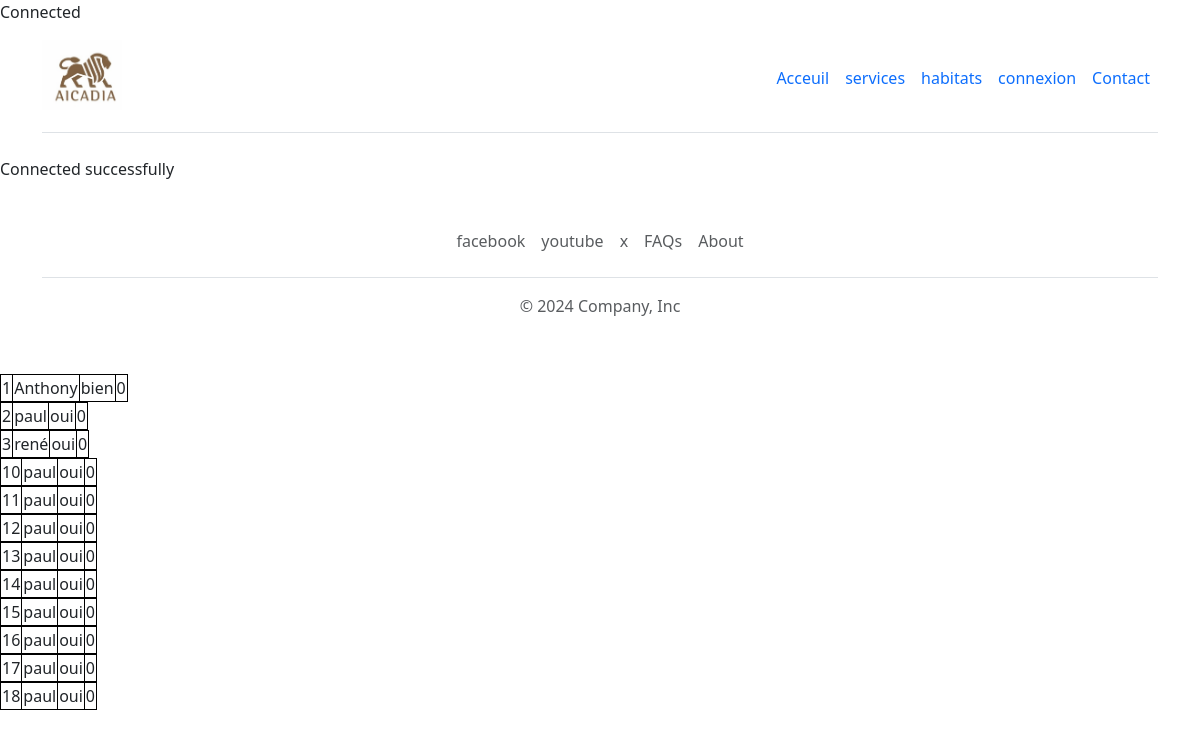
Screenshot of /autres/affichageAvis.php with the database file from the repository.
### tables this page shows
CREATE TABLE `avis` (
  `avis_id` int(11) NOT NULL,
  `pseudo` varchar(50) NOT NULL,
  `commentaire` varchar(50) NOT NULL,
  `isVisible` tinyint(1) NOT NULL
);

### autres/affichageAvis.php (the view, shortened to what this page needs)
<!DOCTYPE html>
<html>
<head>
</head>
<body>
  <?php
  include_once("header.php");
  include_once("connection.php")
  ?>
  <?php
  $stmt = $conn->query('SELECT * FROM avis');
  $stmt->setFetchMode(PDO::FETCH_NUM);
  foreach ($stmt as $row) {
    echo "<table   ><tr><td>" . $row[0] . "</td><td>" . $row[1] . "</td><td>" . $row[2] . "</td><td>" . $row[3] . "</tr></table>";
  }
  exit()
  ?>
  <?php
  include_once("footer.php");
  ?>

### lib/pdo.php (shortened to what this page needs)
<?php
try {
    echo "Connected";
} catch (PDOException $e) {
    echo "Connection failed: " . $e->getMessage();
}
?>

### templates/header.php (shortened to what this page needs)
<?php
require_once 'lib/pdo.php';
?>
<head>
    <link href="https://cdn.jsdelivr.net/npm/bootstrap@5.3.3/dist/css/bootstrap.min.css" rel="stylesheet">
    <link rel="stylesheet" href="style.css">
</head>
<body>
    <div class="container">
        <header class="d-flex flex-wrap align-items-center justify-content-center justify-content-md-between py-3 mb-4 border-bottom">
            <div class="col-md-3 mb-2 mb-md-0">
                <a href="/" class="d-inline-flex link-body-emphasis text-decoration-none">
                    <img src="/web/assets/images/logo.jpg" class="bi" width="80" height="70" role="img" aria-label="Bootstrap">
                </a>
            </div>
            <ul class="nav col-12 col-md-auto mb-2 justify-content-center mb-md-0">
                <li><a href="index.php" class="nav-link px-2">Acceuil</a></li>
                <li><a href="service.php" class="nav-link px-2">services</a></li>
                <li><a href="differents_habitats.php" class="nav-link px-2">habitats</a></li>
                <li><a href="connexion.php" class="nav-link px-2">connexion</a></li>
                <li><a href="contact.php" class="nav-link px-2">Contact</a></li>
            </ul>
    </div>
    <main>

### autres/connection.php (shortened to what this page needs)
<?php
include_once("header.php");
?>
<?php
try {
    echo "Connected successfully";
} catch (PDOException $e) {
    echo "Connection failed: " . $e->getMessage();
}
?>
<?php
include_once("footer.php");
?>

### templates/footer.php (shortened to what this page needs)
</main>
<div class="container">
  <footer class="py-3 my-4">
    <ul class="nav justify-content-center border-bottom pb-3 mb-3">
      <li class="nav-item"><a href="#" class="nav-link px-2 text-body-secondary">facebook</a></li>
      <li class="nav-item"><a href="#" class="nav-link px-2 text-body-secondary">youtube</a></li>
      <li class="nav-item"><a href="#" class="nav-link px-2 text-body-secondary">x</a></li>
      <li class="nav-item"><a href="#" class="nav-link px-2 text-body-secondary">FAQs</a></li>
      <li class="nav-item"><a href="#" class="nav-link px-2 text-body-secondary">About</a></li>
    </ul>
    <p class="text-center text-body-secondary">© 2024 Company, Inc</p>
  </footer>
</div>
</body>
</html>

### assets/css/style.css (style rules this page uses)
.table, table, th, td { border: 1px solid black; }

### autres/affichageAvis.php (style rules this page uses)
table, th, td { border: 1px solid black; }

### rows the page displays
avis: avis_id "1", pseudo "Anthony", commentaire "bien", isVisible "0"
avis: avis_id "2", pseudo "paul", commentaire "oui", isVisible "0"
avis: avis_id "3", pseudo "rené", commentaire "oui", isVisible "0"
avis: avis_id "10", pseudo "paul", commentaire "oui", isVisible "0"
avis: avis_id "11", pseudo "paul", commentaire "oui", isVisible "0"
avis: avis_id "12", pseudo "paul", commentaire "oui", isVisible "0"
avis: avis_id "13", pseudo "paul", commentaire "oui", isVisible "0"
avis: avis_id "14", pseudo "paul", commentaire "oui", isVisible "0"
avis: avis_id "15", pseudo "paul", commentaire "oui", isVisible "0"
avis: avis_id "16", pseudo "paul", commentaire "oui", isVisible "0"
avis: avis_id "17", pseudo "paul", commentaire "oui", isVisible "0"
avis: avis_id "18", pseudo "paul", commentaire "oui", isVisible "0"
